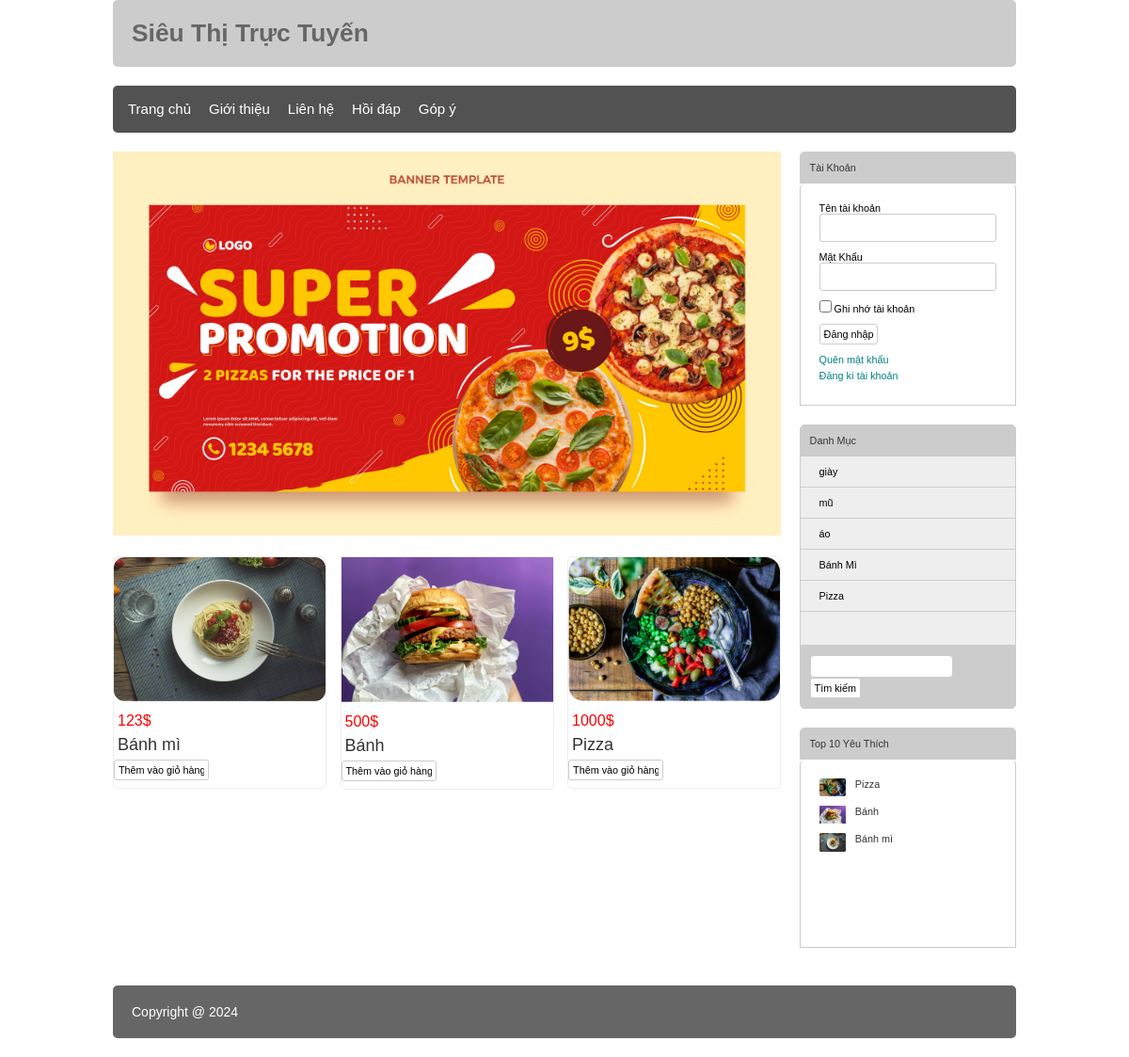
The page /ASM_lamdnph20475/index.php on the database its author committed.
### tables this page shows
CREATE TABLE `sanpham` (
  `id` int(11) NOT NULL,
  `name` varchar(255) NOT NULL,
  `price` double(10,2) NOT NULL,
  `img` varchar(255) NOT NULL,
  `mota` varchar(255) NOT NULL,
  `luotxem` int(50) NOT NULL,
  `iddm` int(11) NOT NULL
);

CREATE TABLE `danhmuc` (
  `id` int(11) NOT NULL,
  `name` varchar(255) NOT NULL
);

### ASM_lamdnph20475/model/pdo.php (called while the page is built, shortened)
<?php
function pdo_get_connection()
{
    $dburl = "mysql:host=localhost;dbname=TKTW2024;charset=utf8";
    $username = 'root';
    $password = '';
    $conn = new PDO($dburl, $username, $password);
    $conn->setAttribute(PDO::ATTR_ERRMODE, PDO::ERRMODE_EXCEPTION);
    return $conn;
}
function pdo_query($sql)
{
    $sql_args = array_slice(func_get_args(), 1);
    try {
        $conn = pdo_get_connection();
        $stmt = $conn->prepare($sql);
        $stmt->execute($sql_args);
        $rows = $stmt->fetchAll();
        return $rows;
    } catch (PDOException $e) {
        throw $e;
    } finally {
        unset($conn);
    }
}

### ASM_lamdnph20475/model/sanpham.php (called while the page is built, shortened)
<?php
function loadall_sanpham_home()
{
    $sql = "select * from sanpham where 1 order by id desc limit 0,9";
    $listsanpham = pdo_query($sql);
    return $listsanpham;
}
function loadall_sanpham_top10()
{
    $sql = "select * from sanpham where 1 order by luotxem desc limit 0,10";
    $listsanpham = pdo_query($sql);
    return $listsanpham;
}

### ASM_lamdnph20475/global.php (called while the page is built)
<?php
$img_path = "upload/";

### ASM_lamdnph20475/model/danhmuc.php (called while the page is built, shortened)
<?php
function loadall_danhmuc()
{
    $sql = "select * from danhmuc order by id desc";
    $listdanhmuc = pdo_query($sql);
    return $listdanhmuc;
}

### ASM_lamdnph20475/view/home.php (the view)
<div class="row mb ">
    <div class="boxtrai mr ">
        <div class="row">
            <div class="banner">
                <img src="view/img/banner.png" alt="">
            </div>
        </div>
        <div class="row">
            <?php
            $i = 0;
            foreach ($spnew as $sp) {
                extract($sp);
                $linksp = "index.php?act=chitietsp&idsp=" . $id;
                $hinh = $img_path . $img;
                if ($i == 2 || $i == 5 || $i == 8) {
                    $mr = "";
                } else {
                    $mr = "mr";
                }
                echo '
                        <div class="boxsp ' . $mr . ' ">
                            <div class="row img">
                                <img src="' . $hinh . '" alt="">
                            </div>
                            <p>' . $price . '$</p>
                            <a href="' . $linksp . '">' . $name . '</a>
                            <div class="row">
                            <form action="index.php?act=addtocart" method="POST">
                                <input type="hidden" name="id" value="' . $id . '">
                                <input type="hidden" name="name" value="' . $name . '">
                                <input type="hidden" name="img" value="' . $price . '">
                                <input class="addcart type="submit" name="addtocart" value="Thêm vào giỏ hàng">
                            </form>
                        </div>
                        </div>
                        ';
                $i++;
            }
            ?>
        </div>
    </div>
    <div class="boxphai ">
        <?php
        include "boxright.php";
        ?>
    </div>
</div>

### ASM_lamdnph20475/view/header.php (shortened to what this page needs)
<!DOCTYPE html>
<html lang="en">
<head>
    <link rel="stylesheet" href="view/css/style.css">
</head>
<body>
    <div class="boxcenter">
        <div class="row mb header">
            <h1>Siêu Thị Trực Tuyến</h1>
        </div>
        <div class="row mb menu">
            <ul>
                <li><a href="index.php">Trang chủ</a></li>
                <li><a href="index.php?act=gioithieu">Giới thiệu</a></li>
                <li><a href="index.php?act=lienhe">Liên hệ</a></li>
                <li><a href="index.php?act=hoidap">Hồi đáp</a></li>
                <li><a href="index.php?act=gopys">Góp ý</a></li>
            </ul>
        </div>

### ASM_lamdnph20475/index.php (shortened to what this page needs)
<?php
include "model/danhmuc.php";
include "model/pdo.php";
include "model/sanpham.php";
include "view/header.php";
include "global.php";
$spnew = loadall_sanpham_home();
$dsdm = loadall_danhmuc();
$dstop10 = loadall_sanpham_top10();
if ((isset($_GET['act'])) && (($_GET['act']))) {
    $act = $_GET['act'];
    switch ($act) {
        case 'sanpham':
            if (isset($_GET['iddm']) && ($_GET['iddm'] > 0)) {
                $iddm = $_GET['iddm'];
                $dssp = loadall_sanpham("", $iddm);
                $tendm = load_ten_dm($iddm);
                include "view/sanpham.php";
            } else {
                include "view/home.php";
            }
            $dssp = loadall_sanpham($kyw, $iddm);
            $tendm = load_ten_dm($iddm);
            include "view/sanpham.php";
            break;
        case 'chitietsp':
            if (isset($_GET['idsp']) && ($_GET['idsp'] > 0)) {
                $id = $_GET['idsp'];
                $onesp = loadone_sanpham($id);
                extract($onesp);
                $sp_cung_loai = load_sanpham_cungloai($id, $iddm);
                include "view/chitietsp.php";
            } else {
                include "view/home.php";
            }
            break;
        case 'gioithieu':
            include "view/gioithieu.php";
            break;
        case 'dangky':
            if (isset($_POST['dangky']) && ($_POST['dangky'])) {
                $email = $_POST['email'];
                $user = $_POST['user'];
                $pass = $_POST['password'];
                insert_user($email, $user, $pass);
                $thongbao = "Đăng ký thành công!";
            }
            include "view/accout/dangky.php";
            break;
        case 'dangnhap':
            if (isset($_POST['dangnhap']) && ($_POST['dangnhap'])) {
                $user = $_POST['user'];
                $pass = $_POST['pass'];
                $checkuser = checkuser($user, $pass);
                if (is_array($checkuser)) {
                    $_SESSION['user'] = $checkuser;
                    header('location: index.php');
                } else {
                    $thongbao = "Đăng nhập thất bại!";
                }
            }
            include "view/accout/dangky.php";
            break;
        case 'edit_taikhoan':
            if (isset($_POST['capnhat']) && ($_POST['capnhat'])) {
                $user = $_POST['user'];
                $pass = $_POST['password'];
                $email = $_POST['email'];
                $address = $_POST['address'];
                $tel = $_POST['tel'];
                $id = $_POST['id'];
                update_taikhoan($id, $user, $email, $pass, $address, $tel);
                $_SESSION['user'] = checkuser($user, $pass);
                header('location: index.php?act=edit_taikhoan');
            }
            include "view/accout/edit_taikhoan.php";
            break;
        case 'quenmk':
            if (isset($_POST['guiemail']) && ($_POST['guiemail'])) {
                $email = $_POST['email'];
                $checkemail = checkemail($email);
                if (is_array($checkemail)) {
                    $thongbao = "Mật khẩu của bạn là: " . $checkemail['password'];
                } else {
                    $thongbao = "Email không tồn tại!";
                }
            }
            include "view/accout/quenmk.php";
            break;
        case 'thoat':
            session_unset();
            header('location: index.php');
            break;
        case 'lienhe':
            include "view/lienhe.php";
            break;
        default:
            include "view/home.php";
            break;
    }
} else {
    include "view/home.php";
}
include "view/footer.php";

### ASM_lamdnph20475/view/boxright.php
<div class="row mb">
    <div class="boxtitle">Tài Khoản</div>
    <div class="boxcontent form-acc">
        <?php
        if (isset($_SESSION['user'])) {
            extract($_SESSION['user']);
        ?>
            <div class="row mb10">
                Xin chào <br>
                <?= $user ?>
            </div>
            <div class="row mb10">
                <li><a href="index.php?act=quenmk">Quên mật khẩu</a></li>
                <li><a href="index.php?act=edit_taikhoan">Cập nhật tài khoản</a></li>
                <?php
                if ($role == 1) {
                ?>
                    <li><a href="admin/index.php">Đăng nhập Admin</a></li>
                <?php } ?>
                <li><a href="index.php?act=thoat">Thoát</a></li>
            </div>
        <?php
        } else {
        ?>
            <form action="index.php?act=dangnhap" method="post">
                <div class="row mb10">
                    Tên tài khoản <br>
                    <input type="text" name="user" id>
                </div>
                <div class="row mb10">
                    Mật Khẩu <br>
                    <input type="password" name="pass" id><br>
                </div>
                <div class="row mb10">
                    <input type="checkbox" name="" id="">
                    Ghi nhớ tài khoản
                </div>
                <div class="row mb10">
                    <input type="submit" name="dangnhap" value="Đăng nhập">
                </div>
            </form>
        <?php } ?>
        <li><a href="index.php?act=quenmk">Quên mật khẩu</a></li>
        <li><a href="index.php?act=dangky">Đăng kí tài khoản</a></li>
    </div>
</div>
<div class="row mb">
    <div class="boxtitle">Danh Mục</div>
    <div class="boxcontent2 menudoc">
        <ul>
            <?php
            foreach ($dsdm as $dm) {
                extract($dm);
                $linkdm = "index.php?act=sanpham&iddm=" . $id;
                echo '<li>
                                <a href="' . $linkdm . '">' . $name . '</a>
                            </li>
                            ';
            }
            ?>
        </ul>
    </div>
    <div class="boxfooter searbox">
        <form action="index.php?act=sanpham" method="post" class="form_submit">
            <input type="text" name="kyw" id="">
            <input type="submit" value="Tìm kiếm" name="timkiem">
        </form>
    </div>
</div>
<div class="row mb">
    <div class="boxtitle">Top 10 Yêu Thích</div>
    <div class="boxcontent row">
        <?php
        foreach ($dstop10 as $sp) {
            extract($sp);
            $linksp = "index.php?act=chitietsp&idsp=" . $id;
            $img = $img_path . $img;
            echo '<div class="row mb10 top10">
                            <div class="favour-img">
                                <img src="' . $img . '" alt="">
                            </div>
                            <a href="' . $linksp . '">' . $name . '</a>
                        </div>
                        ';
        }
        ?>
    </div>
</div>

### ASM_lamdnph20475/view/footer.php
<div class="row mb footer">
    Copyright @ 2024
</div>
</div>
</body>
</html>

### ASM_lamdnph20475/view/css/style.css (style rules this page uses)
* { margin: 0; padding: 0; box-sizing: border-box; font-family: sans-serif; font-size: 0.9vw; }
.boxcenter { width: 80%; margin: 0 auto; }
.row { float: left; width: 100%; }
.mb { margin-bottom: 20px; }
.mb10 { margin-bottom: 10px; }
.mr { margin-right: 2%; }
.header { background-color: #ccc; list-style: none; color: #666; border-radius: 5px; }
.header h1 { margin: 20px; font-size: 2.2vw; }
.menu { background-color: #525252; color: #ccc; border-radius: 5px; height: 50px; }
.menu ul li { display: inline; }
.menu ul li a { font-size: 15px; line-height: 50px; padding-left: 16px; text-decoration: none; color: #fff; }
.boxphai { float: left; width: 24%; }
.boxtrai { float: left; width: 74%; }
.boxtitle { color: #333; padding: 10px; bottom: #eee; border-top-left-radius: 5px; border-top-right-radius: 5px; border: 1px #ccc solid; background-color: #ccc }
.boxcontent { border-left: 1px #ccc solid; border-right: 1px #ccc solid; border-bottom: 1px #ccc solid; border-top-left-radius: 5px; border-top-right-radius: 5px; min-height: 200px; padding: 20px; }
.boxcontent2 { border-left: 1px #ccc solid; border-right: 1px #ccc solid; min-height: 200px; background-color: #eee; }
.boxfooter { padding: 10px; background-color: #ccc; border-bottom-left-radius: 5px; border-bottom-right-radius: 5px; border: 1px #ccc solid; }
.banner { width: 100%; min-height: 300px; }
.banner img { width: 100%; margin-bottom: 20px; }
.boxsp { float: left; width: 32%; min-height: 190px; border: 1px #eee solid; border-radius: 5px; margin-bottom: 20px; }
.img img { width: 100%; padding-bottom: 10px; }
.boxsp a { margin-left: 4px; font-size: 18px; text-decoration: none; color: #333; line-height: 32px; }
.boxsp p { margin-left: 4px; font-size: 16px; color: red; }
.form-acc input[type="text"], .form-acc input[type="password"], .formcontent input[type="text"] { width: 100%; outline: none; padding: 8px; border: 1px #ccc solid; border-radius: 3px; }
.form-acc input[type="submit"], .formcontent input[type="submit"], .formcontent input[type="reset"], .formcontent input[type="button"], .form_submit input[type="submit"], .form_dk_acc input[type="submit"], .form_dk_acc input[type="reset"], .addcart { border: 1px #ccc solid; border-radius: 3px; padding: 4px; background-color: #fff; }
.addcart { width: 45%; margin-bottom: 8px; }
.form-acc li { list-style: none; margin-bottom: 5px; }
.form-acc li a { text-decoration: none; color: teal; }
.menudoc ul { margin: 0; padding: 0; list-style: none; }
.menudoc ul li { padding: 10px 20px; border-bottom: 1px #ccc solid; }
.menudoc ul li a { text-decoration: none; color: #000; }
.searbox input[type="text"] { outline: none; width: 73%; padding: 5px 10px; background-color: #fff; border: 1px #ccc solid; border-radius: 4px; }
.top10 img { width: 15%; float: left; margin-right: 10px; }
.top10 a { text-decoration: none; color: #333; }
.footer { background-color: #666; font-size: 0.8vw; color: #fff; border-radius: 5px; padding: 20px; font-size: 14px; }

### rows shown on the page
sanpham: img (picture), price "123", name "Bánh mì", shows a picture
sanpham: img (picture), price "500", name "Bánh", shows a picture
sanpham: img (picture), price "1000", name "Pizza", shows a picture
danhmuc: name "giày"
danhmuc: name "mũ"
danhmuc: name "áo"
danhmuc: name "Bánh Mì"
danhmuc: name "Pizza"
